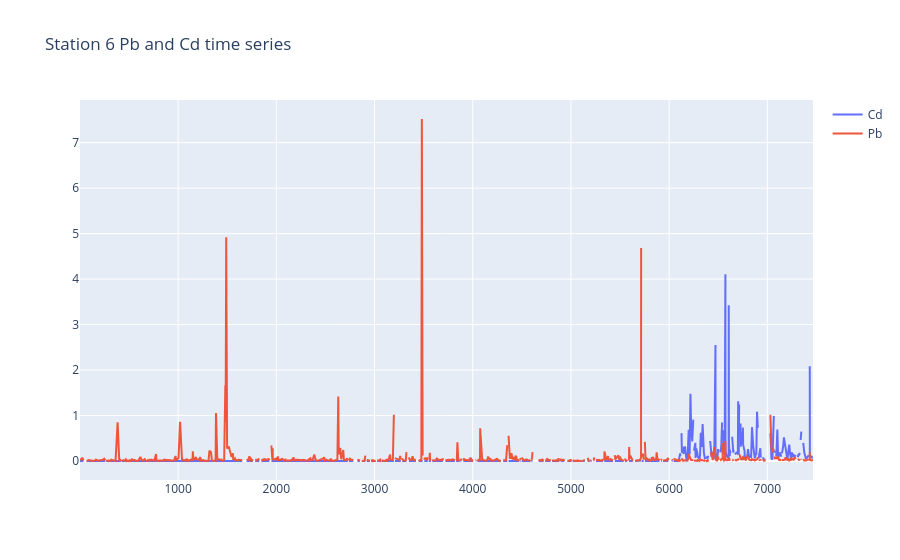

Notebook cell for this chart:
### Code cell
X = station_6_data_pb_cd_ph.measurement_id
CD = station_6_data_pb_cd_ph.pb
PB = station_6_data_pb_cd_ph.cd

import plotly.graph_objects as go

fig = go.Figure()
fig.add_trace(go.Scatter(x=X, y=CD,
                    mode='lines',
                    name='Cd'))
fig.add_trace(go.Scatter(x=X, y=PB,
                    mode='lines',
                    name='Pb'))
fig.update_layout(
    title = 'Station 6 Pb and Cd time series'
)

fig.show()

### Figure 1 — Plotly figure (JSON) as saved in the notebook; plotly's stock layout.template omitted (floating-point values rounded to 4 significant figures; data arrays with more than 128 entries replaced by an {"elided": "..."} marker saying what was removed)
{"data": [{"mode": "lines", "name": "Cd", "type": "scatter", "x": {"elided": "980 int values"}, "y": {"elided": "980 float values"}}, {"mode": "lines", "name": "Pb", "type": "scatter", "x": {"elided": "980 int values"}, "y": {"elided": "980 float values"}}], "layout": {"title": {"text": "Station 6 Pb and Cd time series"}}}
